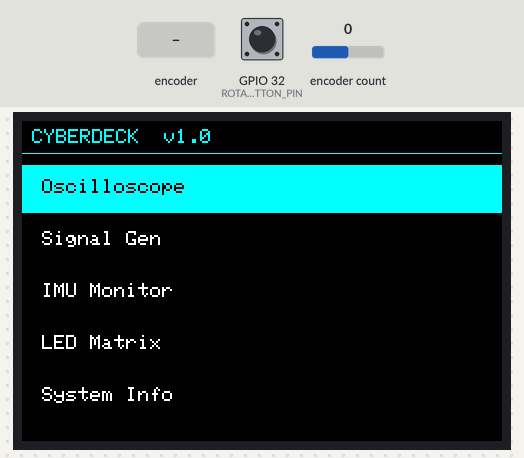
Simulated run of this sketch. Board: ESP32. Shown: 480×320 colour display. The inputs (shaded band) are chosen by the test bench; at power-on: encoder count 0, GPIO 32 (ROTARY_ENCODER_BUTTON_PIN) HIGH.

Above: at 1.7 s.
1.8 s: rotary encoder on GPIO 32 (ROTARY_ENCODER_BUTTON_PIN) / GPIO 35 (ROTARY_ENCODER_B_PIN) turned 1 step (first pin leading)
At 3.2 s:
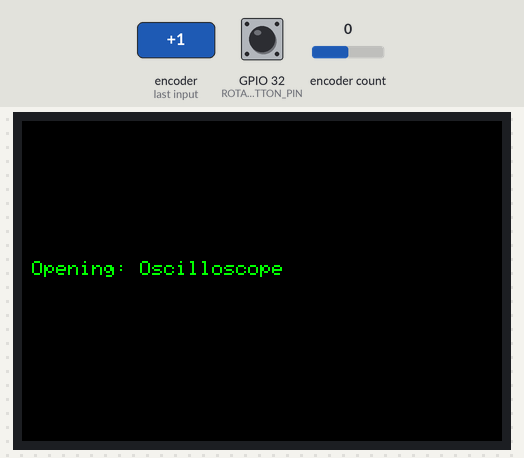
5.0 s: encoder count set to 1
At 5.9 s:
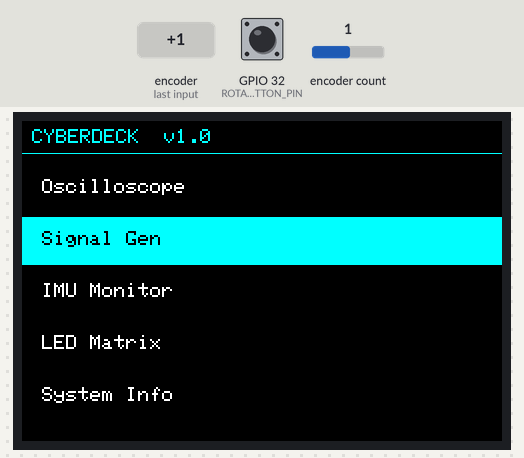
6.7 s: encoder count set to 2
At 8.1 s:
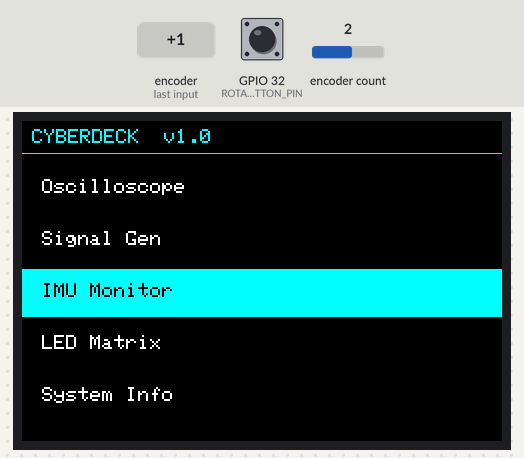
8.4 s: rotary encoder on GPIO 32 (ROTARY_ENCODER_BUTTON_PIN) / GPIO 35 (ROTARY_ENCODER_B_PIN) turned 1 step (first pin leading)
At 9.5 s:
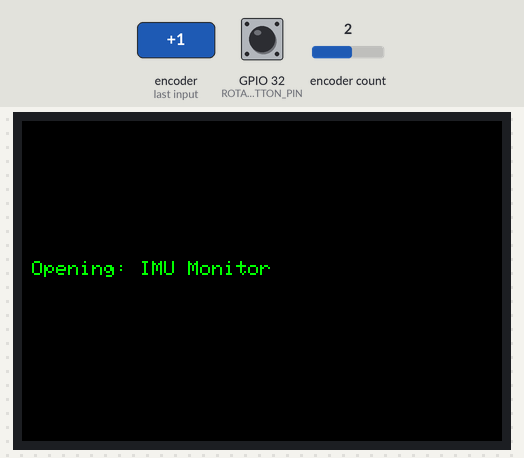
11.6 s: encoder count set to 3
At 12.1 s:
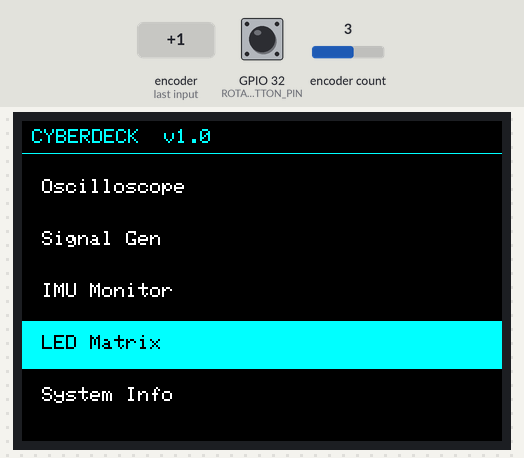
13.3 s: rotary encoder on GPIO 32 (ROTARY_ENCODER_BUTTON_PIN) / GPIO 35 (ROTARY_ENCODER_B_PIN) turned 1 step (first pin leading)
At 14.4 s:
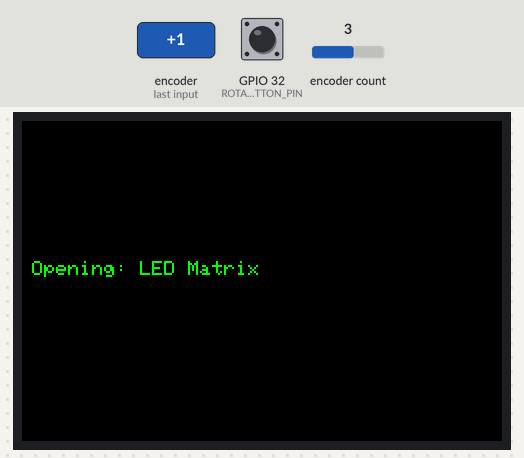
Timing chart, 0 to 16.3 s (numbered marks = the images above; inputs shaded):
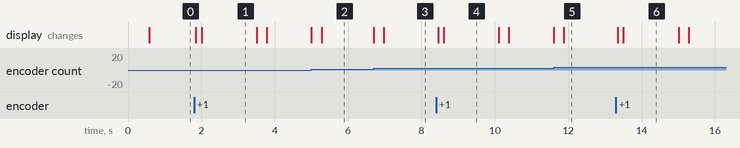

Measured:
- after the input at 1.8 s, the display: first changes after 0.05 s (image 1 shows a later state)
- after the input at 5.0 s, the display: first changes at once (image 2 shows a later state)
- after the input at 6.7 s, the display: first changes at once (image 3 shows a later state)
- after the input at 8.4 s, the display: first changes after 0.05 s (image 4 shows a later state)
- after the input at 11.6 s, the display: first changes at once (image 5 shows a later state)
- after the input at 13.3 s, the display: first changes after 0.05 s (image 6 shows a later state)
- what the display in image 1 shows lasts 1.5 s, from 2.0 s to 3.5 s

The sketch:

esp32main.ino
```cpp
#include <TFT_eSPI.h>
#include "AiEsp32RotaryEncoder.h"

#define ROTARY_ENCODER_A_PIN    34
#define ROTARY_ENCODER_B_PIN    35
#define ROTARY_ENCODER_BUTTON_PIN 32
#define BTN1_PIN 33
#define BTN2_PIN 25
#define BTN3_PIN 26

TFT_eSPI tft = TFT_eSPI();
AiEsp32RotaryEncoder rotaryEncoder =
  AiEsp32RotaryEncoder(
    ROTARY_ENCODER_A_PIN,
    ROTARY_ENCODER_B_PIN,
    ROTARY_ENCODER_BUTTON_PIN,
    -1, 4);

const char* menuItems[] = {
  "Oscilloscope",
  "Signal Gen",
  "IMU Monitor",
  "LED Matrix",
  "System Info"
};
const int menuCount = 5;
int selectedItem = 0;

void IRAM_ATTR readEncoderISR() {
  rotaryEncoder.readEncoder_ISR();
}

void drawMenu() {
  tft.fillScreen(TFT_BLACK);
  tft.setTextColor(TFT_CYAN);
  tft.setTextSize(2);
  tft.setCursor(10, 8);
  tft.println("CYBERDECK  v1.0");
  tft.drawFastHLine(0, 32, 480, TFT_CYAN);

  for (int i = 0; i < menuCount; i++) {
    int y = 44 + i * 52;
    if (i == selectedItem) {
      tft.fillRect(0, y, 480, 48, TFT_CYAN);
      tft.setTextColor(TFT_BLACK);
    } else {
      tft.fillRect(0, y, 480, 48, TFT_BLACK);
      tft.setTextColor(TFT_WHITE);
    }
    tft.setTextSize(2);
    tft.setCursor(20, y + 14);
    tft.println(menuItems[i]);
  }
}

void setup() {
  Serial.begin(115200);
  pinMode(BTN1_PIN, INPUT_PULLUP);
  pinMode(BTN2_PIN, INPUT_PULLUP);
  pinMode(BTN3_PIN, INPUT_PULLUP);

  rotaryEncoder.begin();
  rotaryEncoder.setup(readEncoderISR);
  rotaryEncoder.setBoundaries(0, menuCount - 1, true);
  rotaryEncoder.setAcceleration(0);

  tft.init();
  tft.setRotation(1);
  tft.fillScreen(TFT_BLACK);
  drawMenu();
}

void loop() {
  if (rotaryEncoder.encoderChanged()) {
    selectedItem = rotaryEncoder.readEncoder();
    drawMenu();
  }

  if (rotaryEncoder.isEncoderButtonClicked()) {
    tft.fillScreen(TFT_BLACK);
    tft.setTextColor(TFT_GREEN);
    tft.setTextSize(2);
    tft.setCursor(10, 140);
    tft.print("Opening: ");
    tft.println(menuItems[selectedItem]);
    delay(1500);
    drawMenu();
  }
}
```
